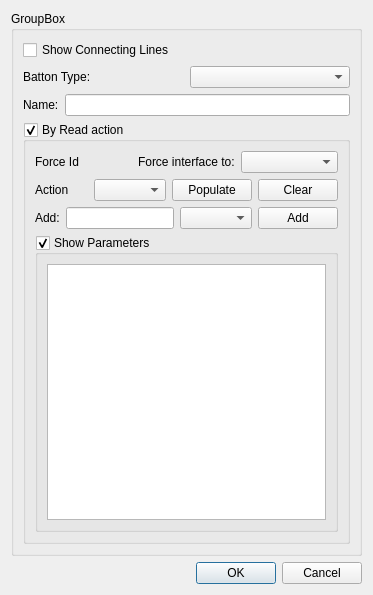
<?xml version="1.0" encoding="UTF-8"?>
<ui version="4.0">
 <class>GuiXYZ_VariableButtonLinkDialog</class>
 <widget class="QDialog" name="GuiXYZ_VariableButtonLinkDialog">
  <property name="geometry">
   <rect>
    <x>0</x>
    <y>0</y>
    <width>373</width>
    <height>595</height>
   </rect>
  </property>
  <property name="windowTitle">
   <string>Dialog</string>
  </property>
  <layout class="QVBoxLayout" name="verticalLayout">
   <item>
    <widget class="QGroupBox" name="groupBox_VBPD_main">
     <property name="title">
      <string>GroupBox</string>
     </property>
     <layout class="QVBoxLayout" name="verticalLayout_2">
      <item>
       <widget class="QCheckBox" name="checkBox_VBPD_Show_Lines">
        <property name="text">
         <string>Show Connecting Lines</string>
        </property>
       </widget>
      </item>
      <item>
       <layout class="QHBoxLayout" name="horizontalLayout_7">
        <item>
         <widget class="QLabel" name="label_VBPD_input_type">
          <property name="text">
           <string>Batton Type:</string>
          </property>
         </widget>
        </item>
        <item>
         <widget class="QComboBox" name="comboBox_VBPD_input_type"/>
        </item>
       </layout>
      </item>
      <item>
       <layout class="QHBoxLayout" name="horizontalLayout">
        <item>
         <widget class="QLabel" name="label_VBPD_Name">
          <property name="text">
           <string>Name:</string>
          </property>
         </widget>
        </item>
        <item>
         <widget class="QLineEdit" name="lineEdit_VBPD_Name"/>
        </item>
       </layout>
      </item>
      <item>
       <widget class="QGroupBox" name="groupBox_VBPD_byRead">
        <property name="title">
         <string>By Read action</string>
        </property>
        <property name="checkable">
         <bool>true</bool>
        </property>
        <layout class="QGridLayout" name="gridLayout_2">
         <item row="5" column="0" rowspan="2">
          <widget class="QGroupBox" name="groupBox_VBPD_Parameters">
           <property name="title">
            <string>Show Parameters</string>
           </property>
           <property name="checkable">
            <bool>true</bool>
           </property>
           <layout class="QVBoxLayout" name="verticalLayout_4">
            <item>
             <widget class="QTableWidget" name="tableWidget_VBPD_parameters"/>
            </item>
           </layout>
          </widget>
         </item>
         <item row="0" column="0">
          <layout class="QHBoxLayout" name="horizontalLayout_3">
           <item>
            <widget class="QLabel" name="label_VBPD_CHid">
             <property name="text">
              <string>Force Id</string>
             </property>
            </widget>
           </item>
           <item>
            <widget class="QLabel" name="label_VBPD_Force_id">
             <property name="text">
              <string>Force interface to:</string>
             </property>
            </widget>
           </item>
           <item>
            <widget class="QComboBox" name="comboBox_VBDD_CHid"/>
           </item>
          </layout>
         </item>
         <item row="3" column="0">
          <layout class="QHBoxLayout" name="horizontalLayout_2">
           <item>
            <widget class="QLabel" name="label_VBPD_action">
             <property name="text">
              <string>Action</string>
             </property>
            </widget>
           </item>
           <item>
            <widget class="QComboBox" name="comboBox_VBDD_action"/>
           </item>
           <item>
            <widget class="QPushButton" name="pushButton_VBPD_Populate">
             <property name="text">
              <string>Populate</string>
             </property>
            </widget>
           </item>
           <item>
            <widget class="QPushButton" name="pushButton_VBPD_clear">
             <property name="text">
              <string>Clear</string>
             </property>
            </widget>
           </item>
          </layout>
         </item>
         <item row="4" column="0">
          <layout class="QHBoxLayout" name="horizontalLayout_4">
           <item>
            <widget class="QLabel" name="label_VBPD_Add">
             <property name="text">
              <string>Add:</string>
             </property>
            </widget>
           </item>
           <item>
            <widget class="QLineEdit" name="lineEdit_VBPD_Add_Param"/>
           </item>
           <item>
            <widget class="QComboBox" name="comboBox_VBPD_Add_Param_DB"/>
           </item>
           <item>
            <widget class="QPushButton" name="pushButton_VBPD_Add_Param">
             <property name="text">
              <string>Add</string>
             </property>
            </widget>
           </item>
          </layout>
         </item>
        </layout>
       </widget>
      </item>
     </layout>
    </widget>
   </item>
   <item>
    <widget class="QDialogButtonBox" name="buttonBox_VBPD">
     <property name="orientation">
      <enum>Qt::Horizontal</enum>
     </property>
     <property name="standardButtons">
      <set>QDialogButtonBox::Cancel|QDialogButtonBox::Ok</set>
     </property>
    </widget>
   </item>
  </layout>
 </widget>
 <resources/>
 <connections>
  <connection>
   <sender>buttonBox_VBPD</sender>
   <signal>accepted()</signal>
   <receiver>GuiXYZ_VariableButtonLinkDialog</receiver>
   <slot>accept()</slot>
   <hints>
    <hint type="sourcelabel">
     <x>248</x>
     <y>254</y>
    </hint>
    <hint type="destinationlabel">
     <x>157</x>
     <y>274</y>
    </hint>
   </hints>
  </connection>
  <connection>
   <sender>buttonBox_VBPD</sender>
   <signal>rejected()</signal>
   <receiver>GuiXYZ_VariableButtonLinkDialog</receiver>
   <slot>reject()</slot>
   <hints>
    <hint type="sourcelabel">
     <x>316</x>
     <y>260</y>
    </hint>
    <hint type="destinationlabel">
     <x>286</x>
     <y>274</y>
    </hint>
   </hints>
  </connection>
 </connections>
</ui>
